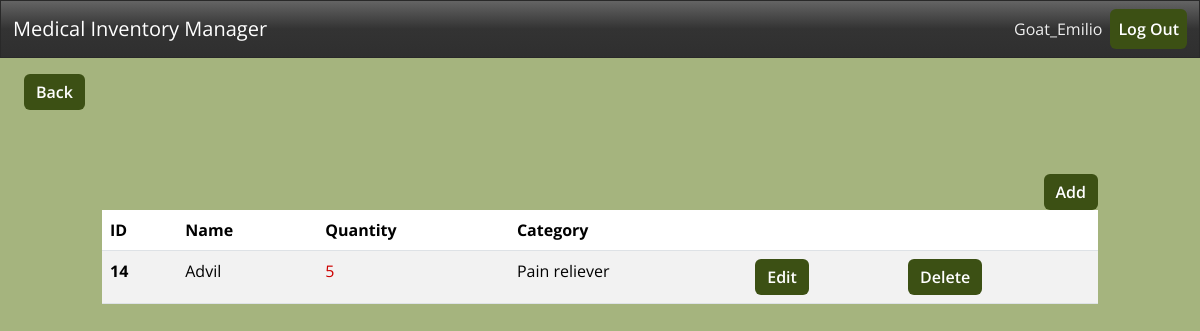
The page /dashboard/ (signed in) on the database as committed earlier.
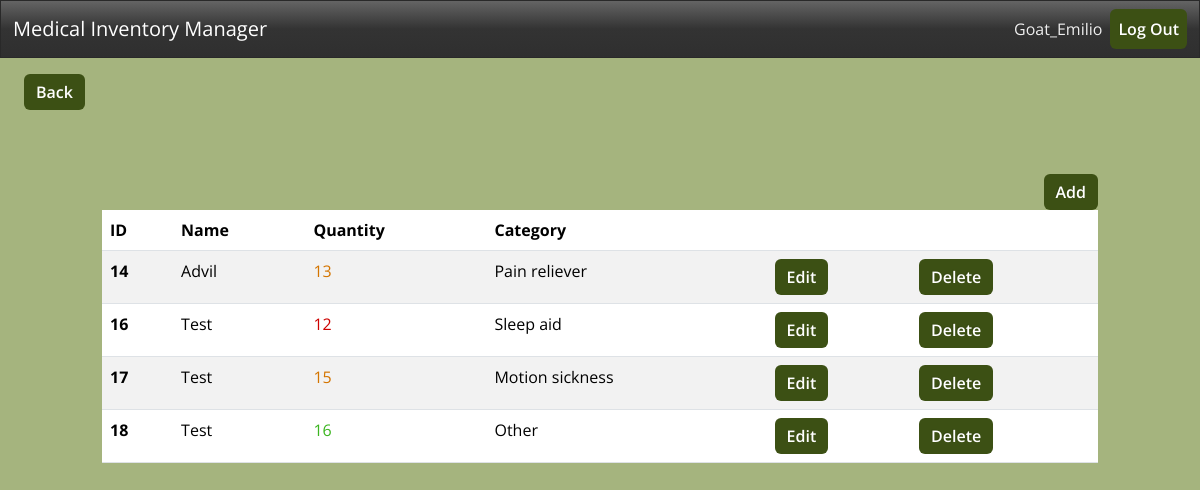
The same page on the database as committed later.
### inventory/models.py (models this page shows, shortened)
class InventoryItem(models.Model):
    name = models.CharField(max_length=200)
    quantity = models.IntegerField()
    category = models.ForeignKey('Category', on_delete=models.SET_NULL, blank=True, null=True)
    date_created = models.DateTimeField(auto_now_add=True)
    user = models.ForeignKey(User, on_delete=models.CASCADE)

class Category(models.Model):
    name = models.CharField(max_length=200)
    class Meta:
        verbose_name_plural = 'categories'

### inventory/views.py (the view)
# urls.py: path('dashboard/', Dashboard.as_view(), name='dashboard'),
class Dashboard(LoginRequiredMixin, TemplateView):
    template_name = 'inventory/dashboard.html'
    def get_context_data(self, **kwargs):
        context = super().get_context_data(**kwargs)
        context['items'] = InventoryItem.objects.filter(user=self.request.user)
        low_inventory = InventoryItem.objects.filter(user=self.request.user, quantity__lte=LOW_QUANTITY)
        warning_inventory = InventoryItem.objects.filter(user=self.request.user, quantity__gt=LOW_QUANTITY, quantity__lt=WARNING_QUANTITY)
        context['low_inventory_ids'] = list(low_inventory.values_list('id', flat=True))
        context['warning_inventory_ids'] = list(warning_inventory.values_list('id', flat=True))
        return context

### inventory/templates/inventory/dashboard.html (shortened to what this page needs)
{% extends 'inventory/base.html' %}
{% block content %}
    <a href="{% url 'index' %}" class="btn btn-outline-primary my-3 mx-4">Back</a>
    <div class="row">
       <div class="col-md-10 col-12 mx-auto mt-5">
          <div class="d-flex justify-content-end">
             <a href="{% url 'add-item' %}" class="btn btn-primary">Add</a>
          </div>
          <table class="table table-hover table-striped">
             <thead>
                <tr>
                   <th scope="col">ID</th>
                   <th scope="col">Name</th>
                   <th scope="col">Quantity</th>
                   <th scope="col">Category</th>
                   <th scope="col"></th>
                   <th scope="col"></th>
                </tr>
             </thead>
             <tbody>
                {% for item in items %}
                <tr>
                   <th scope="row">{{ item.id }}</th>
                   <td>{{ item.name }}</td>
                   {% if item.id in low_inventory_ids %}
                      <td class="text-danger">{{ item.quantity }}</td>
                   {% elif item.id in warning_inventory_ids %}
                     <td class="text-warning">{{ item.quantity }}</td>
                   {% else %}
                      <td class="text-success">{{ item.quantity }}</td>
                   {% endif %}
                   <td>{{ item.category.name }}</td>
                   <td><a href="{% url 'edit-item' item.id %}" class="btn btn-outline-secondary">Edit</a></td>
                   <td><a href="{% url 'delete-item' item.id %}" class="btn btn-secondary">Delete</a></td>
                </tr>
                {% endfor %}
             </tbody>
          </table>
       </div>
    </div>
{% endblock content %}

### inventory/templates/inventory/base.html (shortened to what this page needs)
<!DOCTYPE html>
<html lang='en'>
<head>
    <link href='https://bootswatch.com/5/spacelab/bootstrap.min.css' rel='stylesheet'>
</head>
<body style="background-color: rgb(165, 180, 126);">
    {% include 'inventory/navigation.html' %}
    {% block content %}
    {% endblock content %}
</body>
</html>

### inventory/templates/inventory/navigation.html (shortened to what this page needs)
<nav class='navbar navbar-expand-lg bg-dark navbar-dark'>
	<div class="container-fluid">
		<a class="navbar-brand" href="{% url 'index' %}">
		Medical Inventory Manager
		</a>
		<div class="collapse navbar-collapse justify-content-end" id="navbarNav">
			<ul class="navbar-nav">
				{% if user.is_authenticated %}
				<li class="nav-item">
					<span class='nav-link text-light'>
						{{ user.username }}
					</span>
				</li>
				<li class='nav-item'>
					<form method="post" action="{% url 'logout' %}" class='d-inline'>
						<button type="submit" class='btn btn-link nav-link text-light'>
						Log Out
						</button>
					</form>
				</li>
				{% endif %}
			</ul>
		</div>
	</div>
</nav>

### inventory/templates/inventory/base.html (style rules this page uses)
.btn { border-radius: 6px !important; border: none !important; background: rgb(60, 80, 20) !important; color: #fff !important; font-weight: 600 !important; transition: all 0.2s ease !important; }

Rows that differ between the two databases and show on the page:
changed InventoryItem "Advil": quantity "5" → "13"
added InventoryItem: id "16", name "Test", quantity "12", category.name "Sleep aid"
added InventoryItem: id "17", name "Test", quantity "15", category.name "Motion sickness"
added InventoryItem: id "18", name "Test", quantity "16", category.name "Other"
